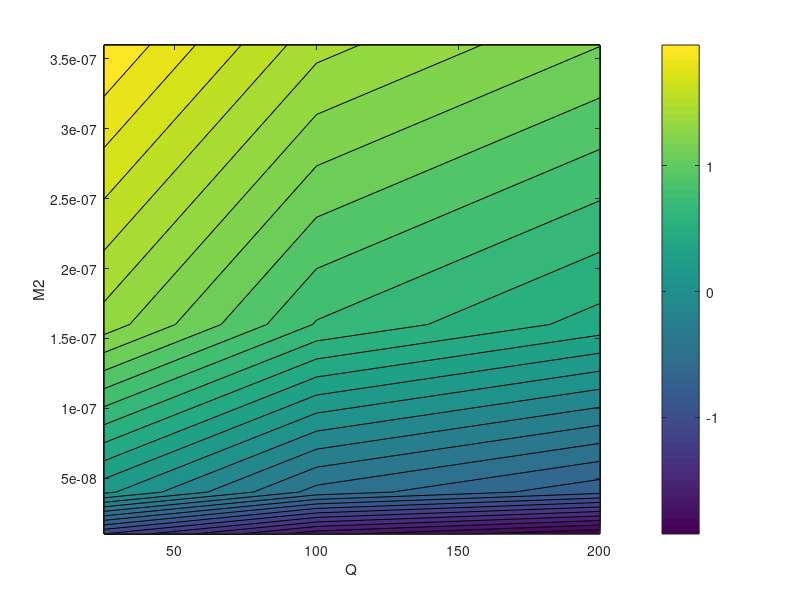

Recreate this plot in MATLAB.
gradbs = logspace(-8, -6, 100);
hs = linspace(20, 300, 500);
clear vals
for i=1:length(hs)
vals(i,:) = hs(i)^2.*0.04.*(gradbs).^2./(2*2*pi.*sind(38)./86400).*1035*3994./(9.81*2e-4);
end
conts = linspace(0, 500, 50);
[c, h] =contour(hs, gradbs, vals.', conts);
set(gca, 'YScale', 'log')
xt = get(gca, 'XTick');
hold on
plot(xt, ones(size(xt)).*(2*(2*2*pi.*sind(38)./86400))^2)
plot(xt, ones(size(xt)).*(4*(2*2*pi.*sind(38)./86400))^2)
plot(xt, ones(size(xt)).*(6*(2*2*pi.*sind(38)./86400))^2)
hold off
clabel(c)


%%
clear g
f = 1e-4;
M2 = [(1*f)^2 (2*f)^2 (4*f)^2 (6*f)^2];
Q = [25 100 200];
% M2 = linspace(f^2, (6*f)^2, 90);
% Q = linspace(25, 200, 100);
h = 150;
disp(' ')
disp(' ')
disp('=======================')
for i=1:length(M2)
    for j=1:length(Q)
        disp('--------------------');
        disp(['M^2_o = ', num2str(M2(i))]);
        disp(['Q_o  = ', num2str(Q(j))]);
        QtoB = (9.81*2e-4./(1035*3994));
        Qe = h^2*0.05*M2(i)^2./(f) * 1./QtoB;
        disp(['Q_{Eff}= ', num2str(Qe)]);
        Bo = QtoB.*Q(j);
        gamma = 0.05*h^2*M2(i).^2./(f*Bo);
        disp(['Gamma  = ', num2str(gamma)]);
        Ri = (64*f)^2*f^2./(M2(i).^2);
       
        taustone = sqrt(54/5)*sqrt(1+Ri)./f; % See FK08 eq 3
        disp(['Ri = ', num2str(Ri)]);
        disp(['ts = ', num2str(taustone./(86400))]);
        
       
        g(i,j) = gamma;
    end
end
%%
contourf(Q, M2, log10(g),30); xlabel('Q'); ylabel('M2');
colorbar
